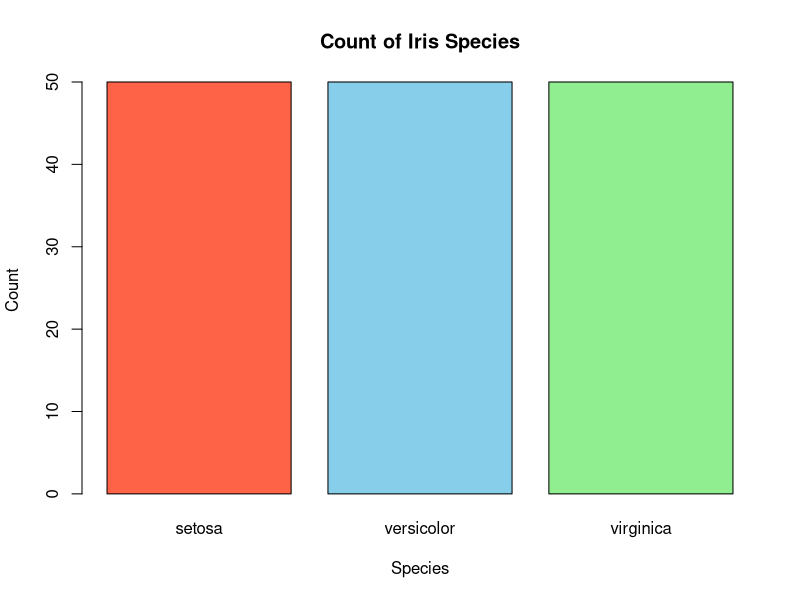
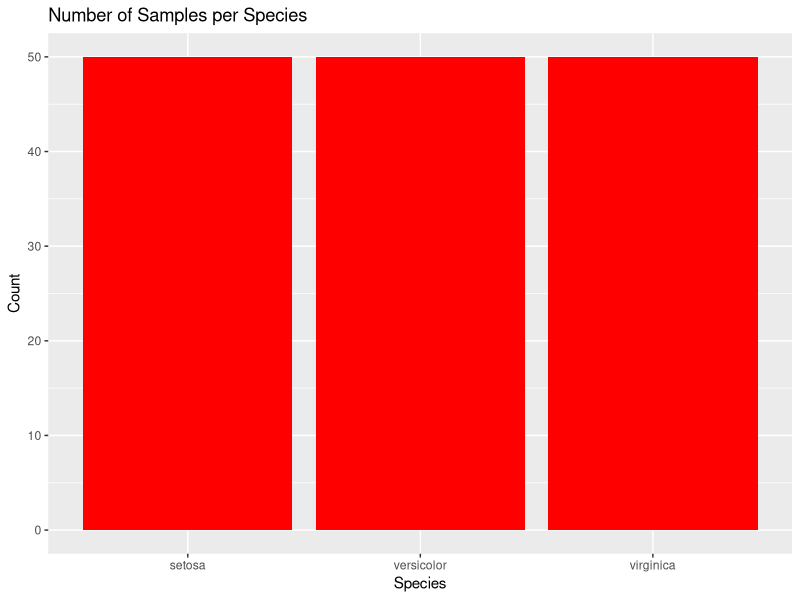
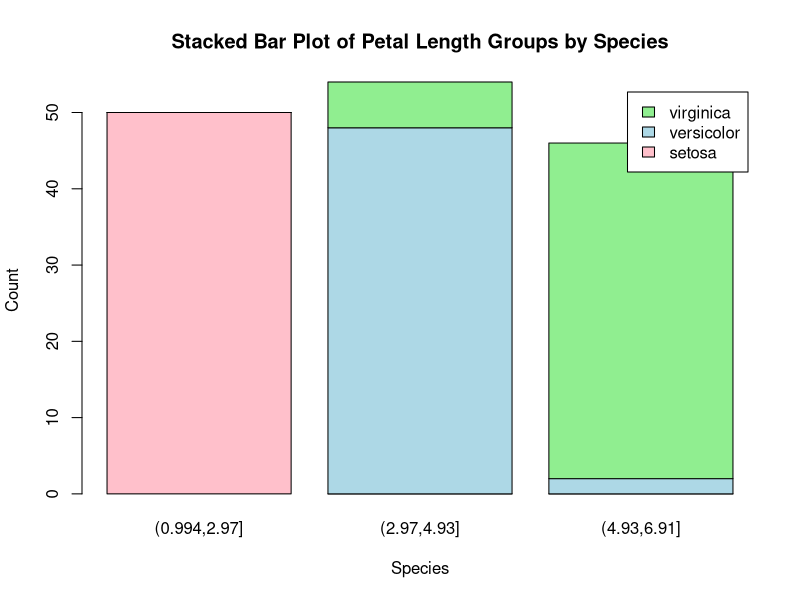

Write R code to recreate these figures, in order.
# Load the iris dataset 
data(iris) 
# Bar Chart 1: Count of Each Species (Base R) 
species_counts <- table(iris$Species) 
barplot(species_counts, 
main = "Count of Iris Species", 
xlab = "Species", 
ylab = "Count", 
col = c("tomato", "skyblue", "lightgreen")) 
# Bar Chart 2: ggplot2 Bar Chart (Counts) 
library(ggplot2) 
ggplot(iris, aes(x = Species)) + 
geom_bar(fill = "red") + 
labs(title = "Number of Samples per Species", 
x = "Species", 
y = "Count") 
# Stacked Bar Plot (Base R + Petal Length Groups) 
iris$PetalGroup <- cut(iris$Petal.Length, breaks = 3) 
stack_data <- table(iris$Species, iris$PetalGroup) 
barplot(stack_data, 
main = "Stacked Bar Plot of Petal Length Groups by Species", 
xlab = "Species", 
ylab = "Count", 
col = c("pink", "lightblue", "lightgreen"), 
legend = TRUE) 
